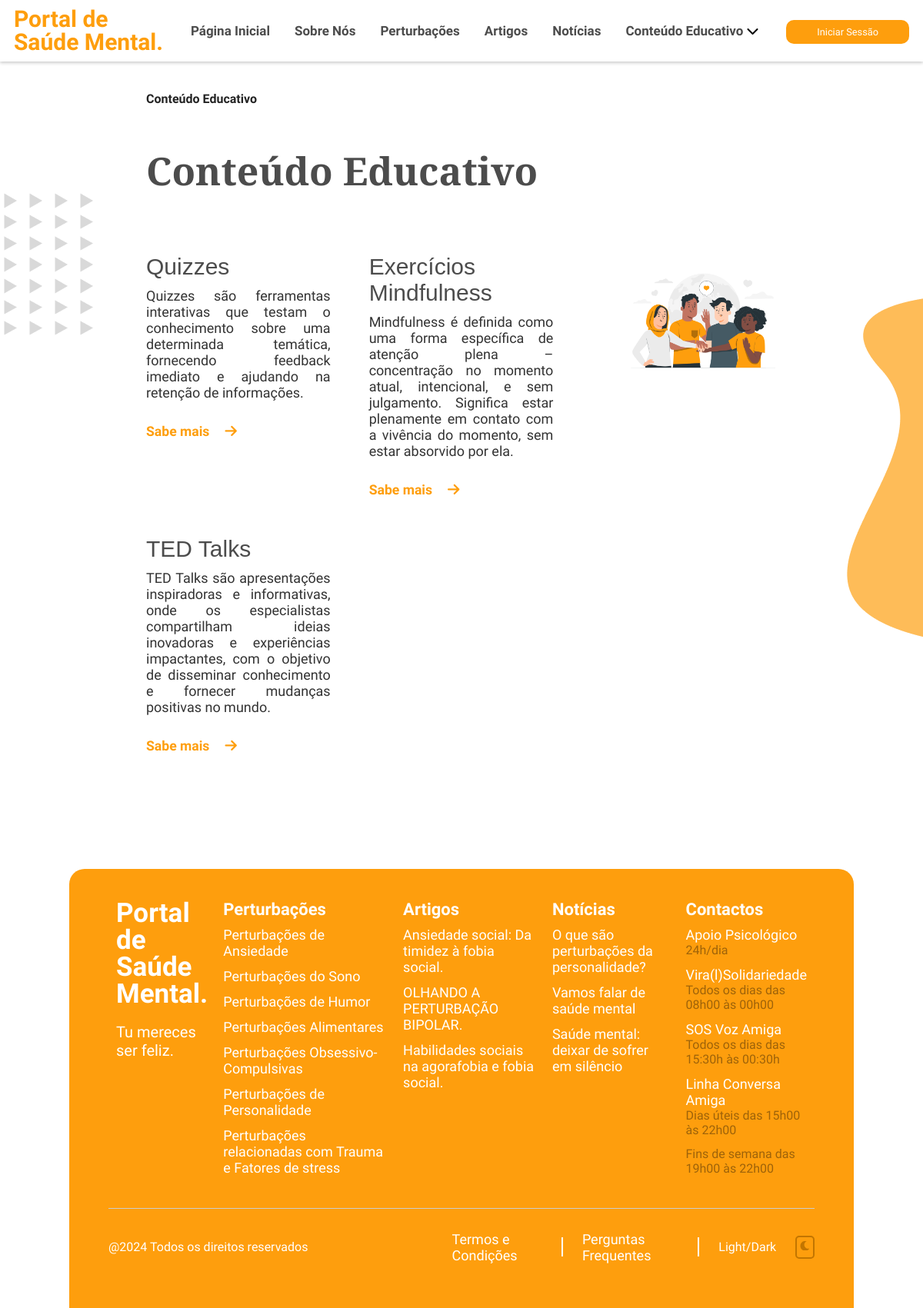
The app's page /conteudo-educativo/index.php with its own data.
### tables this page shows
CREATE TABLE `perturbacoes` (
  `perturbacoes_id` int(11) NOT NULL,
  `nome` varchar(255) NOT NULL,
  `texto` mediumtext NOT NULL,
  `img_perturbacao` mediumtext DEFAULT NULL,
  `img_perturbacao_circ` mediumtext DEFAULT NULL,
  `banner_perturbacao` mediumtext NOT NULL,
  `fonte` varchar(1000) NOT NULL
);

CREATE TABLE `artigos` (
  `artigo_id` int(11) NOT NULL,
  `juncao_perturbacoes_id` int(11) DEFAULT NULL,
  `titulo` varchar(1000) NOT NULL,
  `data_publicacao` mediumtext NOT NULL,
  `autor` mediumtext NOT NULL,
  `img_artigo` mediumtext NOT NULL,
  `fonte` varchar(1000) NOT NULL
);

CREATE TABLE `noticias` (
  `noticias_id` int(11) NOT NULL,
  `titulo` varchar(1000) NOT NULL,
  `data_publicacao` date NOT NULL,
  `autor` varchar(1000) NOT NULL,
  `img_noticia` mediumtext NOT NULL,
  `conteudo_texto` varchar(1000) NOT NULL,
  `fonte` varchar(1000) NOT NULL
);

### conteudo-educativo/index.php (the view, shortened to what this page needs)
<?php
include '../includes/header.php';
require_once ("../conn/conn.php");
?>
<!DOCTYPE html>
<html class="selection:text-white selection:bg-orange-400">
<head>
    <link rel="stylesheet" type="text/css" href="css/style.css">
    <link rel="stylesheet" href="https://cdnjs.cloudflare.com/ajax/libs/font-awesome/6.4.2/css/all.min.css"
 />
    <link rel="stylesheet" href="https://cdn.jsdelivr.net/npm/sweetalert2@11/dist/sweetalert2.min.css">
</head>
<body>
    <header>
        <div class="navbar">
            <div class="logo">Portal de <br> Saúde Mental.</div>
            <ul class="links">
                <li><a href="../paginainicial">Página Inicial</a></li>
                <li><a href="../sobre-nos">Sobre Nós</a></li>
                <li><a href="../perturbacoes">Perturbações</a></li>
                <li><a href="../artigos">Artigos</a></li>
                <li><a href="../noticias">Notícias</a></li>
                <li><a href="">Conteúdo Educativo</a>
                    <i class="fas fa-chevron-down"></i>
                </li>
            </ul>
            <?php if (!empty($_SESSION['id_utilizador'])): ?>
                <li class="dropdown-container">
                    <div class="profile-dropdown">
                        <img class="img-profile rounded-circle" src="../areacliente/registo/imgs/<?php if (!empty($row["img_perfil"])) {
                            echo $row["img_perfil"];
                        } else {
                            echo "teste.jpeg";
                        } ?>" alt="Imagem de Perfil">
                        <i class="fas fa-chevron-down" style="margin-right: 20px;"></i>
                        <ul class="dropdown-p">
                            <li><a href="../perfil/">Perfil</a></li>
                            <!--<li><a href="#">Termos e Condições</a></li>
                            <li><a href="#">Definições</a></li>-->
                        </ul>
                    </div>
                    <a class="btn" onclick="logout()">Terminar Sessão</a>
                </li>
            <?php else: ?>
                <li><a class="btn" href="../areacliente/login/">Iniciar Sessão</a></li>
            <?php endif ?>
        </div>
    </header>
    <ol role="list">
        <li class="list">
            <div class="items-current">
                <div class="text-sm" aria-current=page>
                    Conteúdo Educativo
                </div>
            </div>
        </li>
    </ol>
    <div class="background1">
        <img src="imgs/imgs-backgrounds/background6.png" alt="banner background" />
    </div>
    <div class="background2">
        <img src="imgs/imgs-backgrounds/background7.png" alt="banner background" />
    </div>
    <div class="heading">
        <h1>
            Conteúdo Educativo
        </h1>
    </div>
    <section class="conteudo-educativo" id="conteudo-educativo">
        <div class="conteudo-educativo-container">
            <div class="conteudo-educativo-card">
                <div class="conteudo-educativo-card1">
                    <div class="conteudo-educativo-a">
                        <a href="quizzes">Quizzes</a>
                    </div>
                    <p>Quizzes são ferramentas interativas que testam o conhecimento sobre uma determinada temática,
                        fornecendo feedback imediato e ajudando na retenção de informações.
                    </p>
                    <a class="secondary-button" href="quizzes">
                        Sabe mais<i class="fas fa-arrow-right"></i>
                    </a>
                </div>
                <div class="conteudo-educativo-card1">
                    <div class="conteudo-educativo-a">
                        <a href="exercicios-mindfulness">Exercícios Mindfulness</a>
                    </div>
                    <p>Mindfulness é definida como uma forma específica de atenção plena – concentração
                        no momento atual, intencional, e sem julgamento. Significa estar plenamente em contato com a
                        vivência do momento, sem estar absorvido por ela.
                    </p>
                    <a class="secondary-button" href="exercicios-mindfulness">
                        Sabe mais<i class="fas fa-arrow-right"></i>
                    </a>
                </div>
                <div class="conteudo-educativo-card1">
                    <div class="conteudo-educativo-a">
                        <a href="ted-talks">TED Talks</a>
                    </div>
                    <p>TED Talks são apresentações inspiradoras e informativas, onde os especialistas compartilham ideias
                        inovadoras e experiências impactantes, com o objetivo de disseminar conhecimento e fornecer
                        mudanças positivas no mundo.
                    </p>
                    <a class="secondary-button" href="ted-talks">
                        Sabe mais<i class="fas fa-arrow-right"></i>
                    </a>
                </div>
            </div>
            <div class="conteudo-educativo-img">
                <img src="conteudo-educativo.png" alt="">
            </div>
        </div>
    </section>
    <footer>
        <div class="footer-row">
            <div class="footer-col">
                <h1>Portal de <br> Saúde Mental.</h1>
                <p>Tu mereces ser feliz.</p>
            </div>
            <?php
            $query = "SELECT nome, img_perturbacao FROM perturbacoes";
            $result = mysqli_query($conn, $query);
            if ($result && mysqli_num_rows($result) > 0) {
                ?>
                <div class="footer-col">
                    <h3>Perturbações</h3>
                    <?php
                    while ($row = mysqli_fetch_assoc($result)) {
                        ?>
                        <ul>
                            <?php
                            $nome_codificado = urlencode($row["nome"]);
                            ?>
                            <li><a
                                    href="../perturbacoes/grupo-perturbacoes/?nome=<?php echo $nome_codificado; ?>"><?php echo $row["nome"] ?></a>
                            </li>
                        </ul>
                        <?php
                    }
                    ?>
                </div>
                <?php
            }
            ?>
            <?php
            $query = "SELECT titulo FROM artigos LIMIT 3";
            $result = mysqli_query($conn, $query);
            if ($result && mysqli_num_rows($result) > 0) {
                ?>
                <div class="footer-col">
                    <h3>Artigos</h3>
                    <?php
                    while ($row = mysqli_fetch_assoc($result)) {
                        ?>
                        <ul>
                            <?php
                            $titulo_codificado = urlencode($row["titulo"]);
                            ?>
                            <li><a
                                    href="../artigos/artigo/?titulo=<?php echo $titulo_codificado; ?>"><?php echo $row["titulo"] ?></a>
                            </li>
                        </ul>
                        <?php
                    }
                    ?>
                </div>
                <?php
            }
            ?>
            <?php
            $query = "SELECT titulo FROM noticias LIMIT 3";
            $result = mysqli_query($conn, $query);
            if ($result && mysqli_num_rows($result) > 0) {
                ?>
                <div class="footer-col">
                    <h3>Notícias</h3>
                    <?php
                    while ($row = mysqli_fetch_assoc($result)) {
                        ?>
                        <ul>
                            <?php
                            $titulo_codificado = urlencode($row["titulo"]);
                            ?>
                            <li><a
                                    href="../noticias/noticia/?titulo=<?php echo $titulo_codificado; ?>"><?php echo $row["titulo"] ?></a>
                            </li>
                        </ul>
                        <?php
                    }
                    ?>
                </div>
                <?php
            }
            ?>
            <div class="footer-col">
                <h3>Contactos</h3>
                <ul>
                    <li><a href="https://www.sns24.gov.pt/servico/aconselhamento-psicologico-no-sns-24/#"
                            target="_blank">Apoio Psicológico</a>
                        <ul>
                            <li>24h/dia</li>
                        </ul>
                    </li>
                </ul>
                <ul>
                    <li><a href="https://www.instagram.com/p/CK665-vMKhw/" target="_blank">Vira(l)Solidariedade</a>
                        <ul>
                            <li>Todos os dias das 08h00 às 00h00</li>
                        </ul>
                    </li>
                </ul>
                <ul>
                    <li><a href="https://www.sosvozamiga.org/pt/contactos/" target="_blank">SOS Voz Amiga</a>
                        <ul>
                            <li>Todos os dias das 15:30h às 00:30h</li>
                        </ul>
                    </li>
                </ul>
                <ul>
                    <li><a href="https://eportugal.gov.pt/servicos/pedir-apoio-psicologico-e-emocional-atraves-da-linha-conversa-amiga-"
                            target="_blank">Linha Conversa Amiga</a>
                        <ul>
                            <li>Dias úteis das 15h00 às 22h00</li>
                            <li>Fins de semana das 19h00 às 22h00</li>
                        </ul>
                    </li>
                </ul>
            </div>
        </div>
        <hr>
        <div class="footer-links">
            <p class="copyright">@2024 Todos os direitos reservados</p>
            <div class="footer-links-2">
                <a href="../termos-e-condicoes">Termos e Condições</a>
                <div class="vertical-hr"></div>
                <a href="../perguntas-frequentes">Perguntas Frequentes</a>
                <div class="vertical-hr"></div>
                Light/Dark<button id="dark-mode-toggle" class="dark-mode-toggle">
                </button>
            </div>
        </div>
    </footer>
</body>
</html>

### includes/header.php (shortened to what this page needs)
<!DOCTYPE html>
<html class="selection:text-white selection:bg-orange-400">
<head>
    <link rel="stylesheet" type="text/css" href="css/style.css">
    <link rel="stylesheet" href="https://cdnjs.cloudflare.com/ajax/libs/font-awesome/6.4.2/css/all.min.css"
 />
    <link rel="stylesheet" href="https://cdnjs.cloudflare.com/ajax/libs/OwlCarousel2/2.3.4/assets/owl.carousel.min.css">
    <link rel="stylesheet"
        href="https://cdnjs.cloudflare.com/ajax/libs/OwlCarousel2/2.3.4/assets/owl.theme.default.min.css">
    <link rel="stylesheet" href="https://cdn.jsdelivr.net/npm/sweetalert2@11/dist/sweetalert2.min.css">
</head>

### records on screen
perturbacoes: nome "Perturbações de Ansiedade"
perturbacoes: nome "Perturbações do Sono"
perturbacoes: nome "Perturbações de Humor"
perturbacoes: nome "Perturbações Alimentares"
perturbacoes: nome "Perturbações Obsessivo-Compulsivas"
perturbacoes: nome "Perturbações de Personalidade"
perturbacoes: nome "Perturbações relacionadas com Trauma e Fatores de stress"
artigos: titulo "Ansiedade social: Da timidez à fobia social."
artigos: titulo "OLHANDO A PERTURBAÇÃO BIPOLAR."
artigos: titulo "Habilidades sociais na agorafobia e fobia social."
noticias: titulo "O que são perturbações da personalidade?"
noticias: titulo "Vamos falar de saúde mental"
noticias: titulo "Saúde mental: deixar de sofrer em silêncio"
